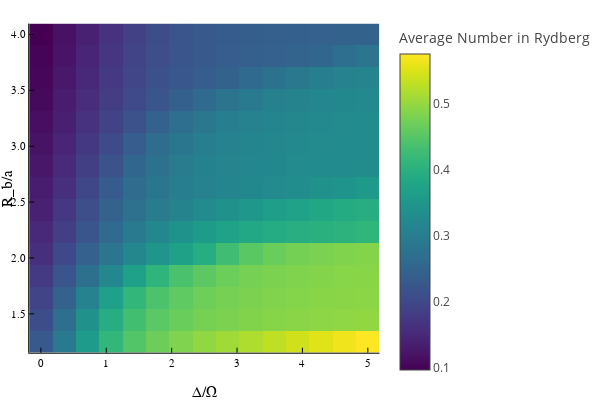

Notebook code cell kept with this figure:
### Code cell
plot(plot2)

### Figure 1 — Plotly figure (JSON) as saved in the notebook; plotly's stock layout.template omitted (floating-point values rounded to 4 significant figures; data arrays with more than 128 entries replaced by an {"elided": "..."} marker saying what was removed)
{"data": [{"colorbar": {"title": "Average Number in Rydberg"}, "colorscale": {"elided": "256x2 mixed values"}, "hoverinfo": "text", "name": "y1", "showlegend": false, "showscale": true, "text": {"elided": "15x15 str values"}, "type": "heatmap", "x": [-0.1786, 0.1786, 0.5357, 0.8929, 1.25, 1.607, 1.964, 2.321, 2.679, 3.036, 3.393, 3.75, 4.107, 4.464, 4.821, 5.179], "xaxis": "x", "y": [1.152, 1.348, 1.545, 1.741, 1.938, 2.134, 2.33, 2.527, 2.723, 2.92, 3.116, 3.312, 3.509, 3.705, 3.902, 4.098], "yaxis": "y", "z": {"elided": "15x15 float values"}, "zmax": 0.5754, "zmin": 0.09696}], "layout": {"annotations": [], "height": 400, "legend": {"bgcolor": "rgba(255, 255, 255, 1.000)", "bordercolor": "rgba(0, 0, 0, 1.000)", "borderwidth": 1, "font": {"color": "rgba(0, 0, 0, 1.000)", "family": "sans-serif", "size": 11}, "title": {"font": {"color": "rgba(0, 0, 0, 1.000)", "family": "sans-serif", "size": 15}, "text": ""}, "tracegroupgap": 0, "traceorder": "normal", "x": 1, "xanchor": "auto", "y": 1, "yanchor": "auto"}, "margin": {"b": 20, "l": 0, "r": 0, "t": 20}, "paper_bgcolor": "rgba(255, 255, 255, 1.000)", "plot_bgcolor": "rgba(255, 255, 255, 1.000)", "showlegend": true, "width": 600, "xaxis": {"anchor": "y", "domain": [0.07647, 0.9934], "gridcolor": "rgba(0, 0, 0, 0.100)", "gridwidth": 0.5, "linecolor": "rgba(0, 0, 0, 1.000)", "mirror": false, "range": [-0.1786, 5.179], "showgrid": true, "showline": true, "showticklabels": true, "tickangle": 0, "tickcolor": "rgb(0, 0, 0)", "tickfont": {"color": "rgba(0, 0, 0, 1.000)", "family": "sans-serif", "size": 11}, "tickmode": "array", "ticks": "inside", "ticktext": ["0", "1", "2", "3", "4", "5"], "tickvals": [0, 1, 2, 3, 4, 5], "title": "Δ/Ω", "titlefont": {"color": "rgba(0, 0, 0, 1.000)", "family": "sans-serif", "size": 15}, "type": "-", "visible": true, "zeroline": false, "zerolinecolor": "rgba(0, 0, 0, 1.000)"}, "yaxis": {"anchor": "x", "domain": [0.07581, 0.9902], "gridcolor": "rgba(0, 0, 0, 0.100)", "gridwidth": 0.5, "linecolor": "rgba(0, 0, 0, 1.000)", "mirror": false, "range": [1.152, 4.098], "showgrid": true, "showline": true, "showticklabels": true, "tickangle": 0, "tickcolor": "rgb(0, 0, 0)", "tickfont": {"color": "rgba(0, 0, 0, 1.000)", "family": "sans-serif", "size": 11}, "tickmode": "array", "ticks": "inside", "ticktext": ["1.5", "2.0", "2.5", "3.0", "3.5", "4.0"], "tickvals": [1.5, 2, 2.5, 3, 3.5, 4], "title": "R_b/a", "titlefont": {"color": "rgba(0, 0, 0, 1.000)", "family": "sans-serif", "size": 15}, "type": "-", "visible": true, "zeroline": false, "zerolinecolor": "rgba(0, 0, 0, 1.000)"}}}
